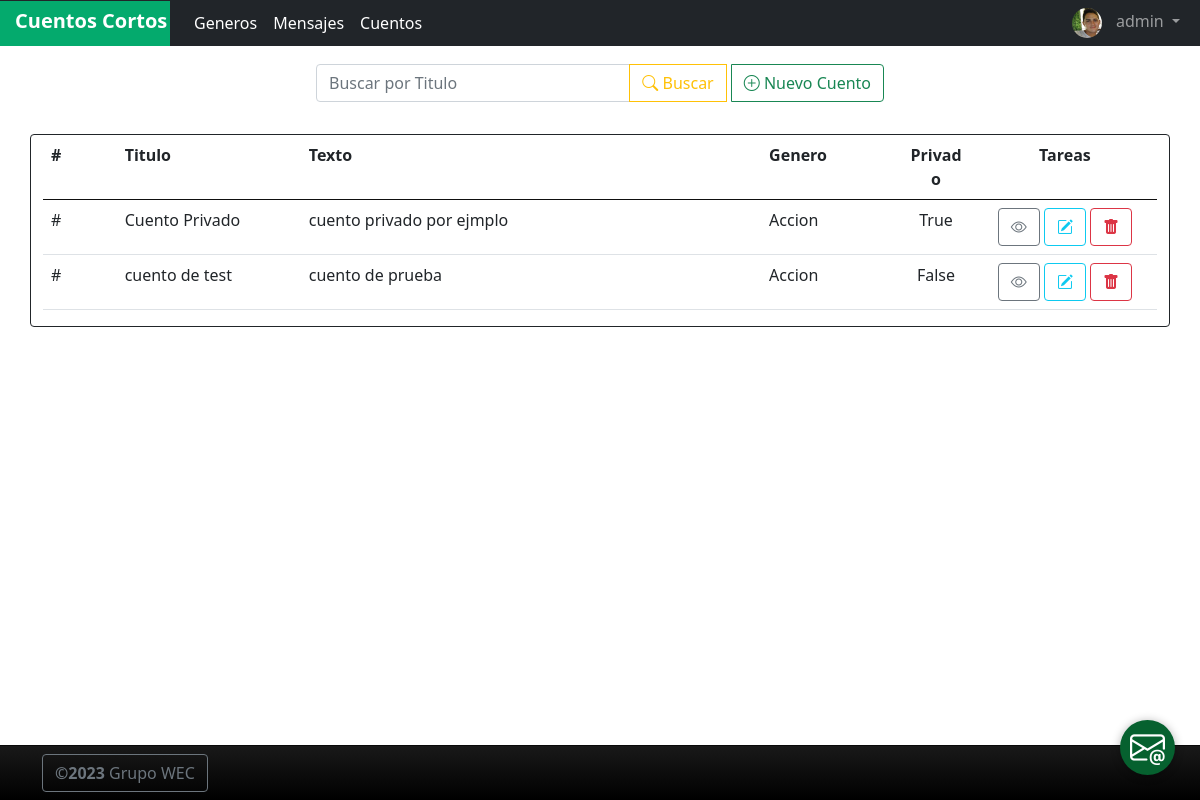
Page /stories/list (signed in) on the committed database.
### AppShortStories/models.py (models this page shows)
class Profile(models.Model):
    nombre = models.CharField(max_length=50)
    apellido = models.CharField(max_length=50)
    email = models.EmailField()
    telefono = models.CharField(max_length=20)
    user = models.OneToOneField(to = User,on_delete = models.CASCADE,related_name='profile')
    imagen = models.ImageField(upload_to="profiles", null=True, blank=True)

class ShortStories(models.Model):
    titulo = models.CharField(max_length=50)
    genero = models.ForeignKey(to=Genero, on_delete=models.CASCADE)
    estado = models.BooleanField()
    texto = models.CharField(max_length=200)
    imagen = models.ImageField(upload_to="cuentos", null=True, blank=True)
    creado_el = models.DateTimeField(auto_now_add= True)
    publisher = models.ForeignKey(to=User,on_delete = models.CASCADE, related_name="publisher")

class Genero(models.Model):
    descripcion = models.CharField(max_length=50)
    estado = models.BooleanField(default = False)
    creador = models.ForeignKey(to=User,on_delete = models.CASCADE, related_name="creador")
    def __str__(self):
        return self.descripcion

### AppShortStories/views.py (the view)
# urls.py: path('stories/list', BuscarShortStories.as_view(), name="cuento-list"),
class BuscarShortStories(LoginRequiredMixin, ListView):
    model = ShortStories
    context_object_name = "cuentos"
    def get_queryset(self):
        f = BuscarStoriesform(self.request.GET)
        user_id = self.request.user.id
        if f.is_valid():
           return ShortStories.objects.filter(titulo__icontains =f.data["criterio_titulo"]).all()
        return ShortStories.objects.filter(publisher = user_id)

### AppShortStories/templates/AppShortStories/shortstories_list.html
{% extends "AppShortStories/index.html" %}
{% block body %}
<div class="container w-50 p-3">
    <form>
        <div class="input-group mb-3">
            <input name="criterio_titulo" maxlength="50" type="text" class="form-control" placeholder="Buscar por Titulo" aria-label="Recipient's username" aria-describedby="button-addon2">
            <button class="btn btn-outline-warning" type="submit" id="button-addon2" style="margin-right: 5px;"><i class="bi bi-search"></i> Buscar</button>
            <a class="btn btn-outline-success" href="{% url 'cuento-create' %}"><i class="bi bi-plus-circle"></i> Nuevo Cuento</a>
          </div>
    </form>
</div>
{% if not cuentos %}
<div class="container w-50 p-3" id="central">
    <h5>No se encontro informacion <i class="bi bi-exclamation-diamond"></i></h5>
</div>
{% else %}
<div class="container card border-dark">
<table class="table table table-hover" cellpadding="2" cellspacing="0">
    <tr id="Headboard">
        <th scope="col" style="width: 10px;">#</th>
        <th scope="col" style="width: 40px;">Titulo</th>
        <th scope="col" >Texto</th>
        <th scope="col" style="width: 30px;">Genero</th>
        <th scope="col" style="width: 15px; text-align: center">Privado</th>
        <th style="text-align: center; width: 40px">Tareas</th>
    </tr>
     {% for cuento in cuentos %}
      {% if cuento.publisher == user %}
        <tr>
            <td style="width: 10px;">#</td>
            <td style="width: 40px;">{{cuento.titulo}}</td>
            <td>{{cuento.texto}}</td>
            <td style="width: 30px;">{{cuento.genero}}</td>
            <td style="width: 15px; text-align: center">{{cuento.estado}}</td>
            <td style="text-align: center; width: 40px">
                <a href="{% url 'cuento-detail' cuento.id %}" class="btn btn-outline-secondary"><i class="bi bi-eye"></i></a>
                {% if user.is_authenticated %}
                <a href="{% url 'cuento-edit' cuento.id %}" class="btn btn-outline-info"><i class="bi bi-pencil-square"></i></a>
                <a href="{% url 'cuento-delete' cuento.id %}" class="btn btn-outline-danger"><i class="bi bi-trash-fill"></i></a>
                {% endif %}
            </td>
        </tr>
        {% endif %}
     {% endfor %}
</table>
</div>
{% endif %}
{% endblock %}

### AppShortStories/templates/AppShortStories/index.html (shortened to what this page needs)
<!DOCTYPE html>
<html lang="en">
<head>
    {% load static %}
    <link href="https://cdn.jsdelivr.net/npm/bootstrap@5.0.2/dist/css/bootstrap.min.css" rel="stylesheet">
    <link rel="stylesheet" href="https://cdn.jsdelivr.net/npm/bootstrap-icons@1.10.4/font/bootstrap-icons.css">
    <link href="{% static 'AppShortStories/css/estilo.css' %}"  rel="stylesheet"/>
</head>
<body>
  <nav class="navbar navbar-expand-lg navbar-dark bg-dark fixed-top" style="padding: 0px;">
    <div class="container-fluid" style="padding-left: 0px;">
      <a style="width: 170px; height: 45px; " class="navbar-brand" href="{% url 'inicio' %}"><strong
          style="margin-left: 15px;">Cuentos Cortos</strong></a>
      <div class="collapse navbar-collapse" id="navbarSupportedContent">
        <ul class="navbar-nav me-auto mb-2 mb-lg-0">
          {% if user.is_authenticated %}
          {% if user.id == 1 %}
          <li class="nav-item">
            <a class="nav-link active" aria-current="page" href="{% url 'genero-list' %}">Generos</a>
          </li>
          {% endif %}
          {% if user.profile.email%}
          <li class="nav-item">
            <a class="nav-link active" aria-current="page" href="{% url 'mensaje-list' %}">Mensajes</a>
          </li>
          {% endif %}
          <li class="nav-item">
            <a class="nav-link active" aria-current="page" href="{% url 'cuento-list' %}">Cuentos</a>
          </li>
          {% endif %}
        </ul>
        {% if user.is_authenticated %}
        <ul class="navbar-nav justify-content-end">
          <li class="nav-item dropdown">
            <a class="nav-link dropdown-toggle" href="#" role="button" data-bs-toggle="dropdown" aria-expanded="false">
              {% if user.profile.imagen %}
              <img src="{{ user.profile.imagen.url }}" height="100%" width="30px"
                style="border-radius: 50%; margin-right: 10px;">
              {% endif %}
              {{user.username}}
            </a>
          </li>
        </ul>
        {% endif %}
      </div>
    </div>
  </nav>
  <br>
  <br>
    {% block body %}
    {% endblock %}
    <a class="btn-wsp" href="{% url 'mensaje-send' %}"><i class="bi bi-envelope-at"></i></a>
    <br>
    <br>
  </body>
  {% if user.is_authenticated %}
  <footer id="sticky-footer" class="flex-shrink-0 py-2 bg-dark text-white-50">
    <div class="container">
      <button class="btn btn-outline-secondary" type="button" data-bs-toggle="offcanvas" data-bs-target="#offcanvasWithBackdrop" aria-controls="offcanvasWithBackdrop"><strong>&copy;2023 </strong>Grupo WEC</button>
     </div>
  </footer>
{% endif %}
</html>

### AppShortStories/static/AppShortStories/css/estilo.css (style rules this page uses)
table { table-layout: fixed; width: 250px; }
th, td { width: 100px; word-wrap: break-word; }
#Headboard { border-bottom: rgb(15, 15, 15) 1px solid; }
footer { height: 55px; background-color: #191919; background-image: -moz-linear-gradient(top, #191919, #000000); background-image: -o-linear-gradient(top, #191919, #000000); background-image: -webkit-gradient(linear, left top, left bottom, color-stop(0, #191919), color-stop(1, #000000)); background-image: -webkit-linear-gradient(#191919, #000000); background-image: linear-gradient(top, #191919, #000000); filter: progid:DXImageTransform.Microsoft.gradient(startColorStr='#191919', endColorStr='#000000'); border-top: 1px solid rgba(30, 30, 30, 0.3); width: 100%; position: fixed; bottom: 0; }
.btn-wsp { position:fixed; width:55px; height:55px; line-height: 55px; bottom:25px; right:25px; background:#06612f; color:#FFF; border-radius:50px; text-align:center; font-size:35px; box-shadow: 0px 1px 10px rgba(0,0,0,0.3); z-index:100; transition: all 300ms ease; }

### rows in the picture
ShortStories: titulo "Cuento Privado", texto "cuento privado por ejmplo", genero "Accion", estado "True"
ShortStories: titulo "cuento de test", texto "cuento de prueba", genero "Accion", estado "False"

### other values in the picture
{{ user.username }} "admin"
